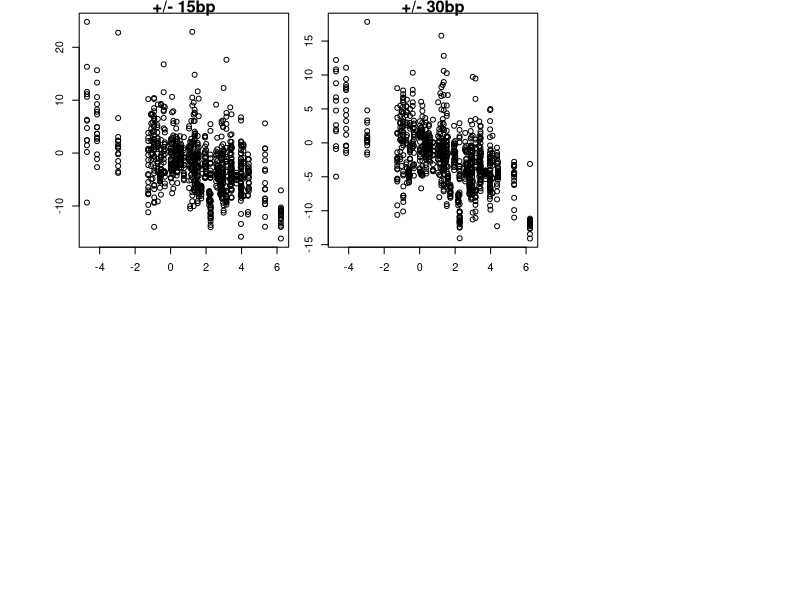

Write R code to recreate this figure. (Note: this script raises an error after producing the figure.)
#Function that calculates the constraint score
constraint.function <- function(obs,exp,adjustment)
  {
  #Calculate Z score
  numerator <- as.numeric(obs)-as.numeric(exp)
  denominator <- sqrt(as.numeric(exp))
  constraint <- numerator/denominator
  
  #Adjust using gene wide adjustment factor
  constraint <- constraint*as.numeric(adjustment)
  
  return(constraint)
  }

#Function to normalise a observed or expected frequency
normalise.function <- function(value,range,whole)
  {
  normalisation <- as.numeric(whole)/as.numeric(range)
  newvalue <- as.numeric(value)*normalisation
  return(newvalue)
  }

#Function that processes variant constraint scores 
variants.processing.function <- function(variant,genedetails)
  {
  #Retrieve the details about the gene
  wholegenesize <- genedetails[variant['Gene'],'Size']
  adjustment <- genedetails[variant['Gene'],'Adjustment']
  #Constraints in the gene details table are not adjusted
  constraint.gene <- genedetails[variant['Gene'],'Constraint']*adjustment
  
  constraint.region.raw <- constraint.function(variant['Region_Observed'],variant['Region_Expected'],adjustment)
  
  constraint.region.normalised <- constraint.function(normalise.function(variant['Region_Observed'],variant['Size'],wholegenesize),normalise.function(variant['Region_Expected'],variant['Size'],wholegenesize),adjustment)
  
  #Compile metrics into vector
  output <- c("Gene_Constraint"=constraint.gene,"Raw_Constraint"=constraint.region.raw,"Normalised_Constraint"=constraint.region.normalised)
  return(output)
  }

#Generate a gene vs regional variant graph
variantgraph <- function(x,y,name)
  {
  plot(x,y,xlab='',ylab='',main=name,cex.main=1.5)
  }

#Draw gene scan plot
genescangraph <- function(gene)
  {
  #Declare file name
  filename <- paste(c(gene,"scan.png"),sep="",collapse="")
  title <- paste(c(gene," Regional Constraint Scan"),sep="",collapse="")
  
  #Define domain boundaries according to gene
  if (gene == "BRCA1")
    {
    domain.starts <- c(4924,5266)
    domain.ends <- c(5208,5565)
    }
  else if (gene == "NF1")
    {
    domain.starts <- c(3703,4738)
    domain.ends <- c(4353,5214)
    }
  #Draw gene scan plot of BRCA1
  png(filename,width=1080,height=720)
  plot(
    #Highlight areas within domains
    panel.first = rect(domain.starts, -1e6, domain.ends, 1e6, col='grey70', border=NA),
    xaxs = "i",
    yaxs = "i",
    
    variants.data.frame[,'Position']
    [variants.data.frame['Type'] == 'S15bp' & variants.data.frame['Gene'] == gene]
    ,variants.data.frame[,'Normalised_Constraint']
    [variants.data.frame['Type'] == 'S15bp' & variants.data.frame['Gene'] == gene]
    ,type='l'
    ,xlab='Position'
    ,ylab='Local Constraint'
    ,cex.lab = 1.5
    ,lwd=2,col="yellow"
  )
  lines(
    variants.data.frame[,'Position']
    [variants.data.frame['Type'] == 'S30bp' & variants.data.frame['Gene'] == gene]
    ,variants.data.frame[,'Normalised_Constraint']
    [variants.data.frame['Type'] == 'S30bp' & variants.data.frame['Gene'] == gene]
    ,lwd=2,col="blue"
  )
  lines(
    variants.data.frame[,'Position']
    [variants.data.frame['Type'] == 'S60bp' & variants.data.frame['Gene'] == gene]
    ,variants.data.frame[,'Normalised_Constraint']
    [variants.data.frame['Type'] == 'S60bp' & variants.data.frame['Gene'] == gene]
    ,lwd=2,col="green"
  )
  lines(
    variants.data.frame[,'Position']
    [variants.data.frame['Type'] == 'S90bp' & variants.data.frame['Gene'] == gene]
    ,variants.data.frame[,'Normalised_Constraint']
    [variants.data.frame['Type'] == 'S90bp' & variants.data.frame['Gene'] == gene]
    ,lwd=2,col="red"
  )
  lines(
    variants.data.frame[,'Position']
    [variants.data.frame['Type'] == 'SExon' & variants.data.frame['Gene'] == gene]
    ,variants.data.frame[,'Normalised_Constraint']
    [variants.data.frame['Type'] == 'SExon' & variants.data.frame['Gene'] == gene]
    ,lwd=2,col="purple"
  )
  #Draw 0 line
  abline(h=0)
  #Draw horizontal line at the 3SD line for statistical significance
  abline(h=3.09)
  legend(legend=c("15bp","30bp","60bp","90bp","Exon"),col=c("yellow","blue","green","red","purple"),lwd=c("2","2","2","2"),lty=c(1,1,1,1),"topright")
  dev.off()
  }
  
#Import the list of gene sizes
genedetails <- read.table("GeneDetails.txt", header=TRUE)

#Import the list of variants
variants.data.frame <- read.table("Variants.txt", header=TRUE)

#Calculate constraint metrics both raw and normalised
variants.constraints <- apply(variants.data.frame,1,variants.processing.function,genedetails)
variants.data.frame$Gene_Constraint <- variants.constraints['Gene_Constraint',]
variants.data.frame$Raw_Constraint <- variants.constraints['Raw_Constraint',]
variants.data.frame$Normalised_Constraint <- variants.constraints['Normalised_Constraint',]

#Calculate correlations between gene constraint and regional constraint
window.15bp.correlation <- cor(variants.data.frame[,'Gene_Constraint'][variants.data.frame['Type'] == 'V15bp'],variants.data.frame[,'Normalised_Constraint'][variants.data.frame['Type'] == 'V15bp'])
window.30bp.correlation <- cor(variants.data.frame[,'Gene_Constraint'][variants.data.frame['Type'] == 'V30bp'],variants.data.frame[,'Normalised_Constraint'][variants.data.frame['Type'] == 'V30bp'])
window.60bp.correlation <- cor(variants.data.frame[,'Gene_Constraint'][variants.data.frame['Type'] == 'V60bp'],variants.data.frame[,'Normalised_Constraint'][variants.data.frame['Type'] == 'V60bp'])
window.90bp.correlation <- cor(variants.data.frame[,'Gene_Constraint'][variants.data.frame['Type'] == 'V90bp'],variants.data.frame[,'Normalised_Constraint'][variants.data.frame['Type'] == 'V90bp'])
window.exon.correlation <- cor(variants.data.frame[,'Gene_Constraint'][variants.data.frame['Type'] == 'VExon'],variants.data.frame[,'Normalised_Constraint'][variants.data.frame['Type'] == 'VExon'])
window.domain.correlation <- cor(variants.data.frame[,'Gene_Constraint'][variants.data.frame['Type'] == 'VDomain'],variants.data.frame[,'Normalised_Constraint'][variants.data.frame['Type'] == 'VDomain'])
write(paste(c("Correlations (R2) were: 15bp = ",round(window.15bp.correlation, digits=3),", 30bp = ",round(window.30bp.correlation, digits=3),", 60bp = ",round(window.60bp.correlation, digits=3),", 90bp = ",round(window.90bp.correlation, digits=3),", within exon = ",round(window.exon.correlation, digits=3),", within domain = ",round(window.domain.correlation, digits=3)),collapse=""),"outputcorrelations.txt")

#Draw plot of local constraints at different window sizes
png("variantslocalconstraints.png",width=1080,height=720)
par(mfrow=c(2,3))
par(oma=c(4,4,0,0)) 
par(mar=c(2,2,1,1))
variantgraph(variants.data.frame[,'Gene_Constraint'][variants.data.frame['Type'] == 'V15bp'],variants.data.frame[,'Normalised_Constraint'][variants.data.frame['Type'] == 'V15bp'],"+/- 15bp")
variantgraph(variants.data.frame[,'Gene_Constraint'][variants.data.frame['Type'] == 'V30bp'],variants.data.frame[,'Normalised_Constraint'][variants.data.frame['Type'] == 'V30bp'],"+/- 30bp")
variantgraph(variants.data.frame[,'Gene_Constraint'][variants.data.frame['Type'] == 'VExon'],variants.data.frame[,'Normalised_Constraint'][variants.data.frame['Type'] == 'VExon'],"Exon")
variantgraph(variants.data.frame[,'Gene_Constraint'][variants.data.frame['Type'] == 'V60bp'],variants.data.frame[,'Normalised_Constraint'][variants.data.frame['Type'] == 'V60bp'],"+/- 60bp")
variantgraph(variants.data.frame[,'Gene_Constraint'][variants.data.frame['Type'] == 'V90bp'],variants.data.frame[,'Normalised_Constraint'][variants.data.frame['Type'] == 'V90bp'],"+/- 90bp")
variantgraph(variants.data.frame[,'Gene_Constraint'][variants.data.frame['Type'] == 'VDomain'],variants.data.frame[,'Normalised_Constraint'][variants.data.frame['Type'] == 'VDomain'],"Domain")
mtext('Gene Constraint Score',side = 1, outer = TRUE, line = 2, cex=1.5)
mtext('Regional Constraint Score',side = 2, outer = TRUE, line = 2, cex=1.5)
dev.off()

#Make th gene scan plots for BRCA1 and NF1
genescangraph("BRCA1")
genescangraph("NF1")

#Make the plot of Z score examples
z.expected <- c(0:100)
z.score <- ((z.expected*2)-z.expected)/(sqrt(z.expected))
zexamples <- data.frame(Expected=z.expected,ZScore=z.score)

#Plot graph showing that Z score increases as Observed increases
png("zexamples.png",width=720,height=720)
plot(
  zexamples[,'Expected'],
  zexamples[,'ZScore'],
  type='l',
  xlab='Observed Value',
  ylab='Z Score',
  xaxs = "i",
  yaxs = "i",
  cex.lab = 1.5,
  xlim = c(0,100),
  ylim = c(0,10)
)
dev.off()

#Count the numbers of variants and each window size
v15.total.variants <- nrow(variants.data.frame[variants.data.frame$Type == 'V15bp',])
v30.total.variants <- nrow(variants.data.frame[variants.data.frame$Type == 'V30bp',])
v60.total.variants <- nrow(variants.data.frame[variants.data.frame$Type == 'V60bp',])
v90.total.variants <- nrow(variants.data.frame[variants.data.frame$Type == 'V90bp',])
exon.total.variants <- nrow(variants.data.frame[variants.data.frame$Type == 'VExon',])
domain.total.variants <- nrow(unique(subset(variants.data.frame, Type == "VDomain", select=c(Key, VariantName))))

#Count the number of variants where gene constraint is already >3.09
v15.constrainedgenes.variants <- nrow(variants.data.frame[variants.data.frame$Type == 'V15bp' & variants.data.frame$Gene_Constraint >= 3.09,])
v30.constrainedgenes.variants <- nrow(variants.data.frame[variants.data.frame$Type == 'V30bp' & variants.data.frame$Gene_Constraint >= 3.09,])
v60.constrainedgenes.variants <- nrow(variants.data.frame[variants.data.frame$Type == 'V60bp' & variants.data.frame$Gene_Constraint >= 3.09,])
v90.constrainedgenes.variants <- nrow(variants.data.frame[variants.data.frame$Type == 'V90bp' & variants.data.frame$Gene_Constraint >= 3.09,])
exon.constrainedgenes.variants <- nrow(variants.data.frame[variants.data.frame$Type == 'VExon' & variants.data.frame$Gene_Constraint >= 3.09,])
domain.constrainedgenes.variants <- nrow(unique(subset(variants.data.frame, Type == "VDomain" & Gene_Constraint >= 3.09, select=c(Key, VariantName))))

#Calculate the percentage of variants where gene constraint is already >3.09
v15.constrainedgenes.percentage <- round((v15.constrainedgenes.variants/v15.total.variants)*100, digits=3)
v30.constrainedgenes.percentage <- round((v30.constrainedgenes.variants/v30.total.variants)*100, digits=3)
v60.constrainedgenes.percentage <- round((v60.constrainedgenes.variants/v60.total.variants)*100, digits=3)
v90.constrainedgenes.percentage <- round((v90.constrainedgenes.variants/v90.total.variants)*100, digits=3)
exon.constrainedgenes.percentage <- round((exon.constrainedgenes.variants/exon.total.variants)*100, digits=3)
domain.constrainedgenes.percentage <- round((domain.constrainedgenes.variants/domain.total.variants)*100, digits=3)

#Count the number of instances where a local constraint exceeds 3.09, but gene constraint doesn't
v15.relevantnormalised.variants <- nrow(variants.data.frame[variants.data.frame$Type == 'V15bp' & variants.data.frame$Gene_Constraint < 3.09 & variants.data.frame$Normalised_Constraint >= 3.09,])
v30.relevantnormalised.variants <- nrow(variants.data.frame[variants.data.frame$Type == 'V30bp' & variants.data.frame$Gene_Constraint < 3.09 & variants.data.frame$Normalised_Constraint >= 3.09,])
v60.relevantnormalised.variants <- nrow(variants.data.frame[variants.data.frame$Type == 'V60bp' & variants.data.frame$Gene_Constraint < 3.09 & variants.data.frame$Normalised_Constraint >= 3.09,])
v90.relevantnormalised.variants <- nrow(variants.data.frame[variants.data.frame$Type == 'V90bp' & variants.data.frame$Gene_Constraint < 3.09 & variants.data.frame$Normalised_Constraint >= 3.09,])
exon.relevantnormalised.variants <- nrow(variants.data.frame[variants.data.frame$Type == 'VExon' & variants.data.frame$Gene_Constraint < 3.09 & variants.data.frame$Normalised_Constraint >= 3.09,])
domain.relevantnormalised.variants <- nrow(unique(subset(variants.data.frame, Type == "VDomain" & Gene_Constraint < 3.09 & Normalised_Constraint >= 3.09, select=c(Key, VariantName))))

v15.relevantraw.variants <- nrow(variants.data.frame[variants.data.frame$Type == 'V15bp' & variants.data.frame$Gene_Constraint < 3.09 & variants.data.frame$Raw_Constraint >= 3.09,])
v30.relevantraw.variants <- nrow(variants.data.frame[variants.data.frame$Type == 'V30bp' & variants.data.frame$Gene_Constraint < 3.09 & variants.data.frame$Raw_Constraint >= 3.09,])
v60.relevantraw.variants <- nrow(variants.data.frame[variants.data.frame$Type == 'V60bp' & variants.data.frame$Gene_Constraint < 3.09 & variants.data.frame$Raw_Constraint >= 3.09,])
v90.relevantraw.variants <- nrow(variants.data.frame[variants.data.frame$Type == 'V90bp' & variants.data.frame$Gene_Constraint < 3.09 & variants.data.frame$Raw_Constraint >= 3.09,])
exon.relevantraw.variants <- nrow(variants.data.frame[variants.data.frame$Type == 'VExon' & variants.data.frame$Gene_Constraint < 3.09 & variants.data.frame$Raw_Constraint >= 3.09,])
domain.relevantraw.variants <- nrow(unique(subset(variants.data.frame, Type == "VDomain" & Gene_Constraint < 3.09 & Raw_Constraint >= 3.09, select=c(Key, VariantName))))

#Calculate percentages
v15.relevent.percent.normalised <- round((v15.relevantnormalised.variants/v15.total.variants)*100, digits=3)
v30.relevent.percent.normalised <- round((v30.relevantnormalised.variants/v30.total.variants)*100, digits=3)
v60.relevent.percent.normalised <- round((v60.relevantnormalised.variants/v60.total.variants)*100, digits=3)
v90.relevent.percent.normalised <- round((v90.relevantraw.variants/v90.total.variants)*100, digits=3)
exon.relevent.percent.normalised <- round((exon.relevantraw.variants/exon.total.variants)*100, digits=3)
domain.relevent.percent.normalised <- round((domain.relevantraw.variants/domain.total.variants)*100, digits=3)

v15.relevent.percent.raw <- round((v15.relevantraw.variants/v15.total.variants)*100, digits=3)
v30.relevent.percent.raw <- round((v30.relevantraw.variants/v30.total.variants)*100, digits=3)
v60.relevent.percent.raw <- round((v60.relevantraw.variants/v60.total.variants)*100, digits=3)
v90.relevent.percent.raw <- round((v90.relevantraw.variants/v90.total.variants)*100, digits=3)
exon.relevent.percent.raw <- round((exon.relevantraw.variants/exon.total.variants)*100, digits=3)
domain.relevent.percent.raw <- round((domain.relevantraw.variants/domain.total.variants)*100, digits=3)

#Calculate uplifts
v15.relevent.uplift.normalised <- round((v15.relevantnormalised.variants/v15.constrainedgenes.variants)*100, digits=3)
v30.relevent.uplift.normalised <- round((v30.relevantnormalised.variants/v30.constrainedgenes.variants)*100, digits=3)
v60.relevent.uplift.normalised <- round((v60.relevantnormalised.variants/v60.constrainedgenes.variants)*100, digits=3)
v90.relevent.uplift.normalised <- round((v90.relevantraw.variants/v90.constrainedgenes.variants)*100, digits=3)
exon.relevent.uplift.normalised <- round((exon.relevantraw.variants/exon.constrainedgenes.variants)*100, digits=3)
domain.relevent.uplift.normalised <- round((domain.relevantraw.variants/domain.constrainedgenes.variants)*100, digits=3)

v15.relevent.uplift.raw <- round((v15.relevantraw.variants/v15.constrainedgenes.variants)*100, digits=3)
v30.relevent.uplift.raw <- round((v30.relevantraw.variants/v30.constrainedgenes.variants)*100, digits=3)
v60.relevent.uplift.raw <- round((v60.relevantraw.variants/v60.constrainedgenes.variants)*100, digits=3)
v90.relevent.uplift.raw <- round((v90.relevantraw.variants/v90.constrainedgenes.variants)*100, digits=3)
exon.relevent.uplift.raw <- round((exon.relevantraw.variants/exon.constrainedgenes.variants)*100, digits=3)
domain.relevent.uplift.raw <- round((domain.relevantraw.variants/domain.constrainedgenes.variants)*100, digits=3)

#Write data for uplift to output table text file
write(paste(c("Window Type","Constrained Genes","Constrained Normalised","Constrained Unnormalised","Uplift Normalised","Uplift Unnormalised"),collapse="\t"),"outputtable.txt")
output.table.header.v15 <- "+/- 15bp"
output.table.constrained.gene.v15 <- paste(c(v15.constrainedgenes.percentage,"% (",v15.constrainedgenes.variants,"/",v15.total.variants,")"),collapse="")
output.table.normalised.v15 <- paste(c(v15.relevent.percent.normalised,"% (",v15.relevantnormalised.variants,"/",v15.total.variants,")"),collapse="")
output.table.raw.v15 <- paste(c(v15.relevent.percent.raw,"% (",v15.relevantraw.variants,"/",v15.total.variants,")"),collapse="")
output.table.uplift.normalised.v15 <- paste(c(v15.relevent.uplift.normalised,"%"),collapse="")
output.table.uplift.raw.v15 <- paste(c(v15.relevent.uplift.raw,"%"),collapse="")
write(paste(c(output.table.header.v15,output.table.constrained.gene.v15,output.table.normalised.v15,output.table.raw.v15,output.table.uplift.normalised.v15,output.table.uplift.raw.v15),collapse="\t"),"outputtable.txt",append=TRUE)
output.table.header.v30 <- "+/- 30bp"
output.table.constrained.gene.v30 <- paste(c(v30.constrainedgenes.percentage,"% (",v30.constrainedgenes.variants,"/",v30.total.variants,")"),collapse="")
output.table.normalised.v30 <- paste(c(v30.relevent.percent.normalised,"% (",v30.relevantnormalised.variants,"/",v30.total.variants,")"),collapse="")
output.table.raw.v30 <- paste(c(v30.relevent.percent.raw,"% (",v30.relevantraw.variants,"/",v30.total.variants,")"),collapse="")
output.table.uplift.normalised.v30 <- paste(c(v30.relevent.uplift.normalised,"%"),collapse="")
output.table.uplift.raw.v30 <- paste(c(v30.relevent.uplift.raw,"%"),collapse="")
write(paste(c(output.table.header.v30,output.table.constrained.gene.v30,output.table.normalised.v30,output.table.raw.v30,output.table.uplift.normalised.v30,output.table.uplift.raw.v30),collapse="\t"),"outputtable.txt",append=TRUE)
output.table.header.v60 <- "+/- 60bp"
output.table.constrained.gene.v60 <- paste(c(v60.constrainedgenes.percentage,"% (",v60.constrainedgenes.variants,"/",v60.total.variants,")"),collapse="")
output.table.normalised.v60 <- paste(c(v60.relevent.percent.normalised,"% (",v60.relevantnormalised.variants,"/",v60.total.variants,")"),collapse="")
output.table.raw.v60 <- paste(c(v60.relevent.percent.raw,"% (",v60.relevantraw.variants,"/",v60.total.variants,")"),collapse="")
output.table.uplift.normalised.v60 <- paste(c(v60.relevent.uplift.normalised,"%"),collapse="")
output.table.uplift.raw.v60 <- paste(c(v60.relevent.uplift.raw,"%"),collapse="")
write(paste(c(output.table.header.v60,output.table.constrained.gene.v60,output.table.normalised.v60,output.table.raw.v60,output.table.uplift.normalised.v60,output.table.uplift.raw.v60),collapse="\t"),"outputtable.txt",append=TRUE)
output.table.header.v90 <- "+/- 90bp"
output.table.constrained.gene.v90 <- paste(c(v90.constrainedgenes.percentage,"% (",v90.constrainedgenes.variants,"/",v90.total.variants,")"),collapse="")
output.table.normalised.v90 <- paste(c(v90.relevent.percent.normalised,"% (",v90.relevantnormalised.variants,"/",v90.total.variants,")"),collapse="")
output.table.raw.v90 <- paste(c(v90.relevent.percent.raw,"% (",v90.relevantraw.variants,"/",v90.total.variants,")"),collapse="")
output.table.uplift.normalised.v90 <- paste(c(v90.relevent.uplift.normalised,"%"),collapse="")
output.table.uplift.raw.v90 <- paste(c(v90.relevent.uplift.raw,"%"),collapse="")
write(paste(c(output.table.header.v90,output.table.constrained.gene.v90,output.table.normalised.v90,output.table.raw.v90,output.table.uplift.normalised.v90,output.table.uplift.raw.v90),collapse="\t"),"outputtable.txt",append=TRUE)
output.table.header.exon <- "Exon"
output.table.constrained.gene.exon <- paste(c(exon.constrainedgenes.percentage,"% (",exon.constrainedgenes.variants,"/",exon.total.variants,")"),collapse="")
output.table.normalised.exon <- paste(c(exon.relevent.percent.normalised,"% (",exon.relevantnormalised.variants,"/",exon.total.variants,")"),collapse="")
output.table.raw.exon <- paste(c(exon.relevent.percent.raw,"% (",exon.relevantraw.variants,"/",exon.total.variants,")"),collapse="")
output.table.uplift.normalised.exon <- paste(c(exon.relevent.uplift.normalised,"%"),collapse="")
output.table.uplift.raw.exon <- paste(c(exon.relevent.uplift.raw,"%"),collapse="")
write(paste(c(output.table.header.exon,output.table.constrained.gene.exon,output.table.normalised.exon,output.table.raw.exon,output.table.uplift.normalised.exon,output.table.uplift.raw.exon),collapse="\t"),"outputtable.txt",append=TRUE)
output.table.header.domain <- "Domain"
output.table.constrained.gene.domain <- paste(c(domain.constrainedgenes.percentage,"% (",domain.constrainedgenes.variants,"/",domain.total.variants,")"),collapse="")
output.table.normalised.domain <- paste(c(domain.relevent.percent.normalised,"% (",domain.relevantnormalised.variants,"/",domain.total.variants,")"),collapse="")
output.table.raw.domain <- paste(c(domain.relevent.percent.raw,"% (",domain.relevantraw.variants,"/",domain.total.variants,")"),collapse="")
output.table.uplift.normalised.domain <- paste(c(domain.relevent.uplift.normalised,"%"),collapse="")
output.table.uplift.raw.domain <- paste(c(domain.relevent.uplift.raw,"%"),collapse="")
write(paste(c(output.table.header.domain,output.table.constrained.gene.domain,output.table.normalised.domain,output.table.raw.domain,output.table.uplift.normalised.domain,output.table.uplift.raw.domain),collapse="\t"),"outputtable.txt",append=TRUE)

#Extract variant names where the local constraint made a difference to classification
difference.v15.Normalised <- subset(variants.data.frame, Type == "V15bp" & Gene_Constraint < 3.09 & Normalised_Constraint > 3.09, select=c(Key, VariantName))
difference.v30.Normalised <- subset(variants.data.frame, Type == "V30bp" & Gene_Constraint < 3.09 & Normalised_Constraint > 3.09, select=c(Key, VariantName))
difference.v60.Normalised <- subset(variants.data.frame, Type == "V60bp" & Gene_Constraint < 3.09 & Normalised_Constraint > 3.09, select=c(Key, VariantName))
difference.v90.Normalised <- subset(variants.data.frame, Type == "V90bp" & Gene_Constraint < 3.09 & Normalised_Constraint > 3.09, select=c(Key, VariantName))
difference.Exon.Normalised <- subset(variants.data.frame, Type == "VExon" & Gene_Constraint < 3.09 & Normalised_Constraint > 3.09, select=c(Key, VariantName))
difference.Domain.Normalised <- subset(variants.data.frame, Type == "VDomain" & Gene_Constraint < 3.09 & Normalised_Constraint > 3.09, select=c(Key, VariantName))
difference.Domain.Normalised <- unique(difference.Domain.Normalised)

difference.v15.Unnormalised <- subset(variants.data.frame, Type == "V15bp" & Gene_Constraint < 3.09 & Raw_Constraint > 3.09, select=c(Key, VariantName))
difference.v30.Unnormalised <- subset(variants.data.frame, Type == "V30bp" & Gene_Constraint < 3.09 & Raw_Constraint > 3.09, select=c(Key, VariantName))
difference.v60.Unnormalised <- subset(variants.data.frame, Type == "V60bp" & Gene_Constraint < 3.09 & Raw_Constraint > 3.09, select=c(Key, VariantName))
difference.v90.Unnormalised <- subset(variants.data.frame, Type == "V90bp" & Gene_Constraint < 3.09 & Raw_Constraint > 3.09, select=c(Key, VariantName))
difference.Exon.Unnormalised <- subset(variants.data.frame, Type == "VExon" & Gene_Constraint < 3.09 & Raw_Constraint > 3.09, select=c(Key, VariantName))
difference.Domain.Unnormalised <- subset(variants.data.frame, Type == "VDomain" & Gene_Constraint < 3.09 & Raw_Constraint > 3.09, select=c(Key, VariantName))
difference.Domain.Unnormalised <- unique(difference.Domain.Unnormalised)

#Make plot of the number of variants that are locally constrained
typecounts <- c(
nrow(difference.v15.Normalised),
nrow(difference.v30.Normalised),
nrow(difference.v60.Normalised),
nrow(difference.v90.Normalised),
nrow(difference.Exon.Normalised),
nrow(difference.Domain.Normalised),
nrow(difference.v15.Unnormalised),
nrow(difference.v30.Unnormalised),
nrow(difference.v60.Unnormalised),
nrow(difference.v90.Unnormalised),
nrow(difference.Exon.Unnormalised),
nrow(difference.Domain.Unnormalised))

variant.frequency.data <- matrix(typecounts, nrow = 2, byrow=TRUE, dimnames = list(c("Unnormalised","Normalised"), c("+/- 15bp","+/- 30bp","+/- 60bp","+/- 90bp","Exon","Domain")))
png("variant-counts.png",width=1080,height=720)
barplot(variant.frequency.data,
        xlab = "Type",
        ylab = "Variants",
        col = c("red","green"),
        beside = TRUE,
        cex.lab = 1.5
)
legend("topright",
       c("Normalised","Unnormalised"),
       fill = c("red","green")
)
dev.off()

#Find BRCA1 variants where normalised local constraint makes a difference
difference.brca1.v15.Normalised <- subset(variants.data.frame, Type == "V15bp" & Gene_Constraint < 3.09 & Normalised_Constraint > 3.09 & Gene == "BRCA1", select=c(Key, VariantName))
difference.brca1.v30.Normalised <- subset(variants.data.frame, Type == "V30bp" & Gene_Constraint < 3.09 & Normalised_Constraint > 3.09 & Gene == "BRCA1", select=c(Key, VariantName))
difference.brca1.v60.Normalised <- subset(variants.data.frame, Type == "V60bp" & Gene_Constraint < 3.09 & Normalised_Constraint > 3.09 & Gene == "BRCA1", select=c(Key, VariantName))
difference.brca1.v90.Normalised <- subset(variants.data.frame, Type == "V90bp" & Gene_Constraint < 3.09 & Normalised_Constraint > 3.09 & Gene == "BRCA1", select=c(Key, VariantName))
difference.brca1.Exon.Normalised <- subset(variants.data.frame, Type == "VExon" & Gene_Constraint < 3.09 & Normalised_Constraint > 3.09 & Gene == "BRCA1", select=c(Key, VariantName))
difference.brca1.Domain.Normalised <- subset(variants.data.frame, Type == "VDomain" & Gene_Constraint < 3.09 & Normalised_Constraint > 3.09 & Gene == "BRCA1", select=c(Key, VariantName))
difference.brca1.Domain.Normalised <- unique(difference.brca1.Domain.Normalised)

#Calculate the percentage of variants where local constraint makes a difference
get.percent.make.difference.gene <- function(gene,variants)
  {
  all.variants.gene <- nrow(unique(subset(variants, Gene == gene & Type != "S15bp" & Type != "S30bp" & Type != "S60bp" & Type != "S90bp" & Type != "SExon" & Type != "SDomain", select=c(Key, VariantName))))
  difference.variants.gene <- nrow(unique(subset(variants, Gene == gene & Type != "S15bp" & Type != "S30bp" & Type != "S60bp" & Type != "S90bp" & Type != "SExon" & Type != "SDomain" & Gene_Constraint < 3.09 & Normalised_Constraint > 3.09, select=c(Key, VariantName))))
  percent.difference.gene <- (difference.variants.gene/all.variants.gene)*100
  #Compile metrics into vector
  output <- percent.difference.gene
  return(output)
  }
unique.genes <- unique(subset(variants.data.frame,, select=c(Gene)))
percentage.differences <- apply(unique.genes,1,get.percent.make.difference.gene,variants.data.frame)
genes.variant.difference.percentage <- data.frame(Gene=unique.genes,PercentDiff=percentage.differences)

#Data to display on bar plot
display.genes.variant.difference.percentage <- subset(genes.variant.difference.percentage, PercentDiff > 0, select=c(Gene, PercentDiff))
#Colors of bars based on the panel
display.genes.variant.difference.percentage$Color <- c(
  "red",
  "blue",
  "blue",
  "blue",
  "yellow",
  "red",
  "yellow",
  "blue",
  "blue",
  "yellow",
  "yellow",
  "yellow",
  "yellow",
  "yellow",
  "yellow",
  "blue",
  "yellow",
  "yellow",
  "yellow",
  "yellow",
  "green",
  "green",
  "orange",
  "orange",
  "yellow",
  "yellow",
  "yellow",
  "purple",
  "green",
  "blue",
  "green",
  "yellow",
  "yellow",
  "yellow",
  "yellow")
display.genes.variant.difference.percentage <- display.genes.variant.difference.percentage[order(display.genes.variant.difference.percentage$PercentDiff),]

#Display chart of % of variants in each gene where local constraint makes a difference
png("gene-make-difference.png",width=1080,height=720)
par(mar=c(4,7.5,2,1))
barplot(
  display.genes.variant.difference.percentage$PercentDiff, 
  names.arg = display.genes.variant.difference.percentage$Gene,
  col = display.genes.variant.difference.percentage$Color,
  horiz = TRUE,
  xlim = c(0,100),
  ann = FALSE,
  las = 1,
  xaxs = "i",
  yaxs = "i")
legend("right",
       c("Breast Cancer","Aortopathy","DSD","Noonan","Lynch","Ovarian Cancer"),
       fill = c("red","blue","yellow","green","orange","purple")
)
mtext(side = 1, text = "Gene", line = 2, cex = 1.5)
mtext(side = 2, text = "Percentage of Variants", line = 6, cex = 1.5)
dev.off()

#Count the number not displayed for the figure legend
not.displayed <- nrow(genes.variant.difference.percentage)-nrow(display.genes.variant.difference.percentage)
not.displayed.percent <- (not.displayed/nrow(genes.variant.difference.percentage))*100
text.for.not.display <- c(round(not.displayed.percent, digits = 1),"% (",not.displayed,"/",nrow(genes.variant.difference.percentage),")"," of the genes are not shown here, as they had no variants that were locally constrained, but not constrained gene wide.")
write(paste(text.for.not.display,collapse=""),"genes-no-difference.txt")

#Make U scores graph
uscores.data.frame <- read.table("uscores.txt", header=TRUE)
subset.uscores.data.frame <- subset(uscores.data.frame,Nucleotide >= 600 & Nucleotide <= 800, select=c(Nucleotide, UScore))
png("uscores.png",width=1080,height=720)
par(mar=c(4,4,4,4))
plot(uscores.data.frame$Nucleotide,uscores.data.frame$UScore,type="h",col="blue",
     ann = FALSE,
     xaxs = "i",
     yaxs = "i")
lines(subset.uscores.data.frame$Nucleotide,subset.uscores.data.frame$UScore,type="h",col="red")
mtext(side = 1, text = "Nucleotide in BRCA1", line = 3, cex = 1.5)
mtext(side = 2, text = "U Score", line = 2, cex = 1.5)
dev.off()

#Calculate number of variants expected in the subset and return it to text file
total.uscore <- sum(uscores.data.frame$UScore)
subset.uscore <- sum(subset.uscores.data.frame$UScore)
percentage.uscore <- (subset.uscore/total.uscore)*100
total.expected <- 508.9
subset.expected <- (total.expected/100)*percentage.uscore
write(paste(c("as the percentage of the area under the curve found between nucleotides 600 and 800 is ",round(percentage.uscore,digits=2),"%, and the total expected number of variants in ExAc is ",total.expected,", the number of variants expected to fall in the region between 600 and 800 is ",round(subset.expected,digits=1)),collapse=""),"uscoreexplain.txt")

#Boxplot of local constraint variability
boxplot.data.frame <- subset(variants.data.frame,Type == "V15bp" | Type == "V30bp" | Type == "V60bp" | Type == "V90bp" | Type == "VExon" | Type == "VDomain",select=c(Gene,Raw_Constraint,Normalised_Constraint))
genes.constraint <- unique(subset(variants.data.frame,,c(Gene,Gene_Constraint)))
boxplot.lims = c(-10,10)
png("boxwhisker-normalised.png",width=1080,height=720)
par(mar=c(8,4,1,4))
boxplot(boxplot.data.frame$Normalised_Constraint~boxplot.data.frame$Gene,
        outline=FALSE,
        ylim = boxplot.lims,
        xaxs = "i",
        yaxs = "i",
        ann = FALSE,
        las = 2,
        col="yellow",
        medcol="red"
        )
mtext(side = 1, text = "Gene", line = 6, cex = 1.5)
mtext(side = 2, text = "Local Constraint (Normalised)", line = 2, cex = 1.5)
abline(h=0)
abline(h=3.09)
par(new=T)
plot(genes.constraint$Gene,genes.constraint$Gene_Constraint,
     ylim = boxplot.lims,
     xaxs = "i",
     yaxs = "i",
     xaxt = "n",
     yaxt = "n"
)
dev.off()

boxplot.lims = c(-5,5)
png("boxwhisker-raw.png",width=1080,height=720)
par(mar=c(8,4,1,4))
boxplot(boxplot.data.frame$Raw_Constraint~boxplot.data.frame$Gene,
        outline=FALSE,
        ylim = boxplot.lims,
        xaxs = "i",
        yaxs = "i",
        #xlab = "Gene",
        #ylab = "Local Constraint (Normalized)",
        ann = FALSE,
        las = 2,
        col="yellow",
        medcol="red"
)
mtext(side = 1, text = "Gene", line = 6, cex = 1.5)
mtext(side = 2, text = "Local Constraint (Normalised)", line = 2, cex = 1.5)
abline(h=0)
abline(h=3.09)
par(new=T)
plot(genes.constraint$Gene,genes.constraint$Gene_Constraint,
     ylim = boxplot.lims,
     xaxs = "i",
     yaxs = "i",
     xaxt = "n",
     yaxt = "n"
)
dev.off()
